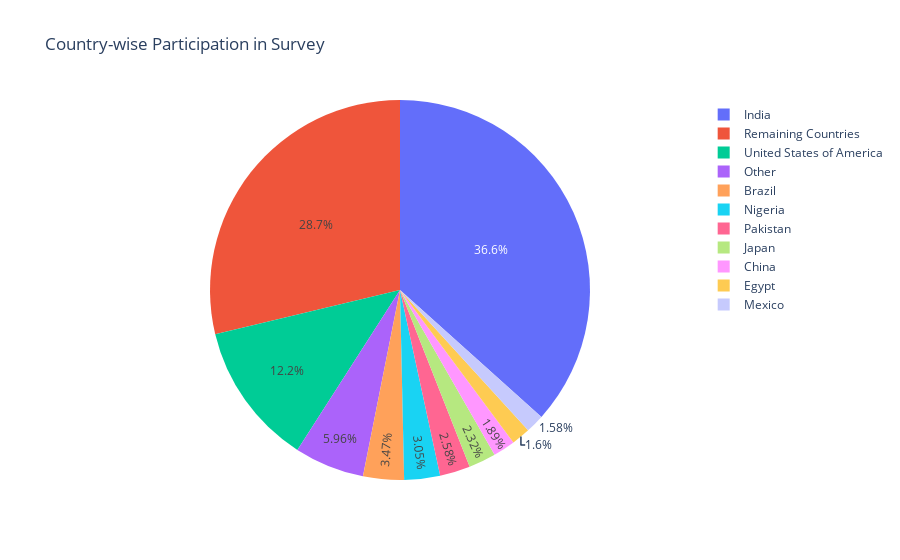

Notebook source saved alongside this figure:
### Code cell
country_wise_participants_dict = new_df.loc[1:, "Q4"].value_counts()[:10].to_dict()
country_wise_participants_dict["Remaining Countries"] = sum(
    new_df.loc[1:, "Q4"].value_counts()[10:]
)

px.pie(
    pd.DataFrame(
        {
            "Country": country_wise_participants_dict.keys(),
            "Count": country_wise_participants_dict.values(),
        }
    ),
    names="Country",
    values="Count",
    title="Country-wise Participation in Survey",
)

### Figure 1 — Plotly figure (JSON) as saved in the notebook; plotly's stock layout.template omitted (floating-point values rounded to 4 significant figures)
{"data": [{"domain": {"x": [0, 1], "y": [0, 1]}, "hovertemplate": "Country=%{label}<br>Count=%{value}<extra></extra>", "labels": ["India", "United States of America", "Other", "Brazil", "Nigeria", "Pakistan", "Japan", "China", "Egypt", "Mexico", "Remaining Countries"], "legendgroup": "", "name": "", "showlegend": true, "type": "pie", "values": [8792, 2920, 1430, 833, 731, 620, 556, 453, 383, 380, 6899]}], "layout": {"autosize": true, "legend": {"tracegroupgap": 0}, "title": {"text": "Country-wise Participation in Survey"}}}
